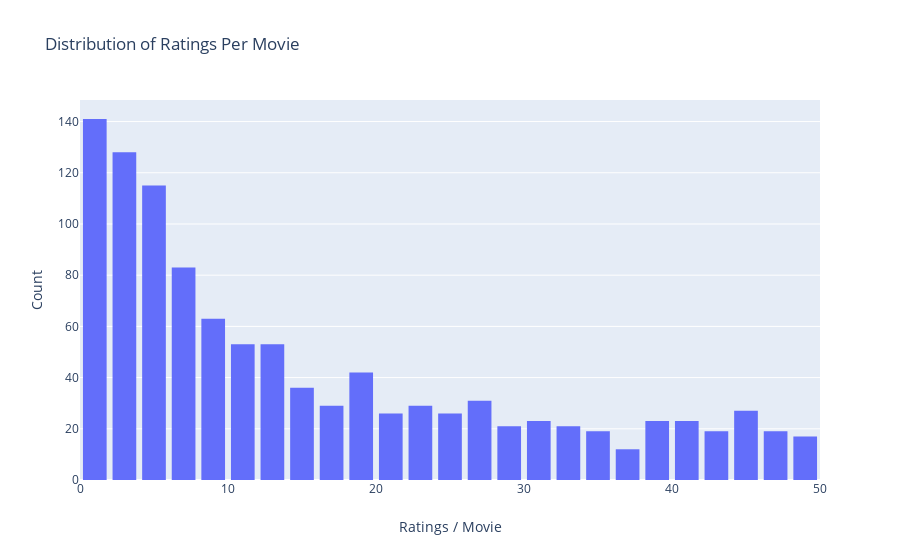

Notebook code for this chart:
### Code cell
data = user_ratings.groupby('movie_id')['rating'].count()


trace = go.Histogram(x = data.values,
                     name = 'Ratings',
                     xbins = {
                         'start' : 0,
                         'end' : 50,
                         'size' : 2
                     })


fig = go.Figure(data=[trace], layout={
    'title' : 'Distribution of Ratings Per Movie',
    'xaxis' : {'title' : 'Ratings / Movie '},
    'yaxis' : {'title' : 'Count'},
    'bargap' : 0.2
})
iplot(fig)

### Figure 1 — Plotly figure (JSON) as saved in the notebook; plotly's stock layout.template omitted (floating-point values rounded to 4 significant figures; data arrays with more than 128 entries replaced by an {"elided": "..."} marker saying what was removed)
{"data": [{"name": "Ratings", "type": "histogram", "x": {"elided": "1682 int values"}, "xbins": {"end": 50, "size": 2, "start": 0}}], "layout": {"bargap": 0.2, "title": {"text": "Distribution of Ratings Per Movie"}, "xaxis": {"title": {"text": "Ratings / Movie "}}, "yaxis": {"title": {"text": "Count"}}}}
